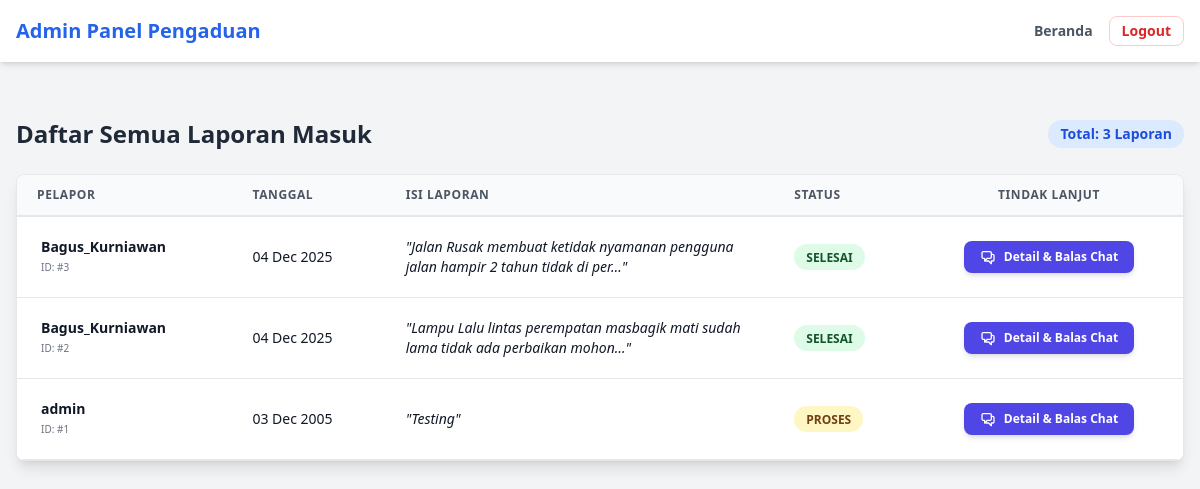
/admin-dashboard/ (signed in), run on an earlier commit of the app's database.
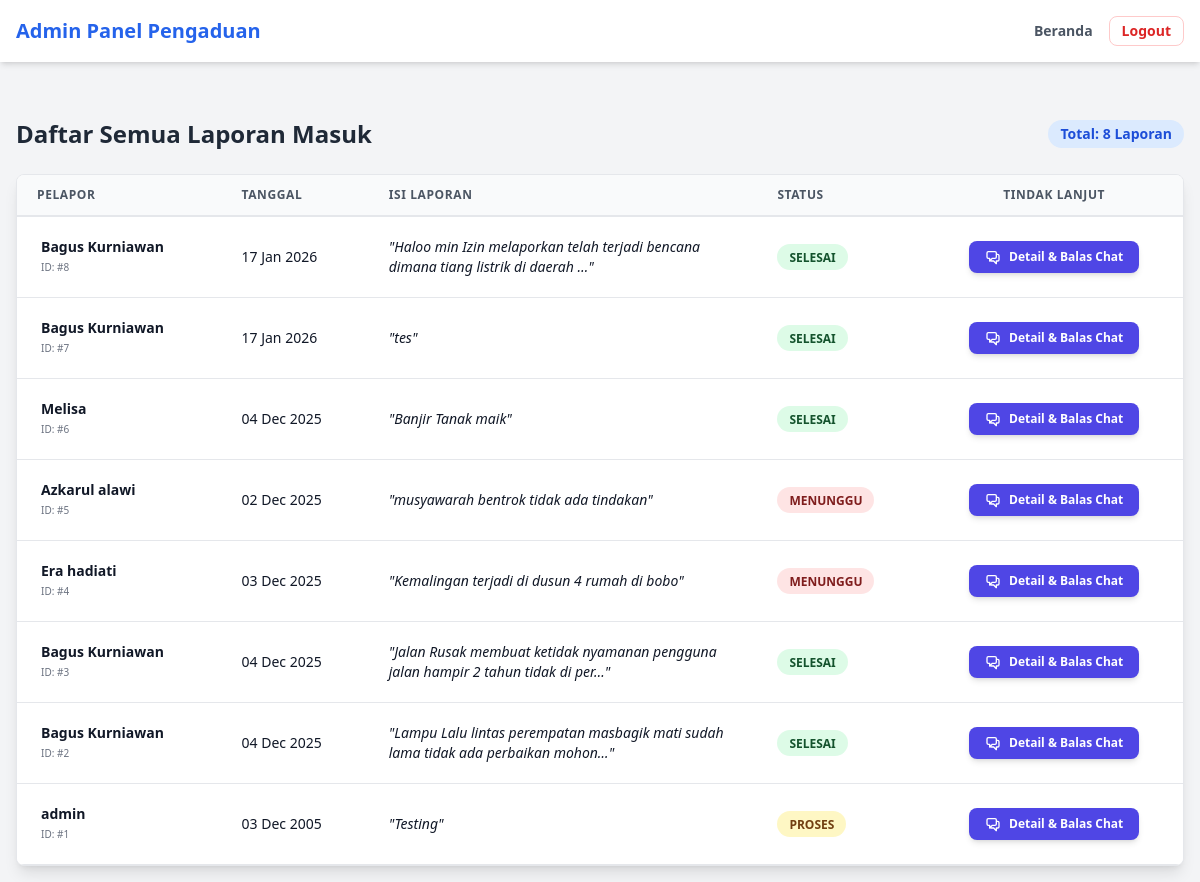
And on a later commit of the database.
### base/models.py (models this page shows, shortened)
class Pengaduan(models.Model):
    STATUS_CHOICES = [
        ('menunggu', 'Menunggu'),
        ('proses', 'Dalam Proses'),
        ('selesai', 'Selesai'),
    ]
    user = models.ForeignKey(settings.AUTH_USER_MODEL, on_delete=models.CASCADE, null=True, blank=True)
    tanggal_pelaporan = models.DateField()
    isi_laporan = models.TextField()
    gambar_bukti = models.ImageField(upload_to='bukti_laporan/', blank=True, null=True)
    status = models.CharField(max_length=20, choices=STATUS_CHOICES, default='menunggu')
    dibuat_pada = models.DateTimeField(auto_now_add=True)

class CustomUser(AbstractUser):
    username_validator = RegexValidator(
        regex=r'^[\w.@+\- ]+$',
        message='Username hanya boleh mengandung huruf, angka, simbol (@/./+/-/_) dan spasi.',
        flags=0
    )
    username = models.CharField(
        max_length=150,
        unique=True,
        help_text='Wajib. 150 karakter atau kurang. Huruf, angka, dan spasi @/./+/-/_ saja.',
        validators=[username_validator], # <--- Pasang validatornya disini
        error_messages={
            'unique': "Username ini sudah digunakan.",
        },
    )
    nik = models.CharField(max_length=16, unique=True, null=True, blank=True)

### base/views.py (the view)
# urls.py: path('admin-dashboard/', views.admin_dashboard, name='admin_dashboard'),
@user_passes_test(is_admin)
def admin_dashboard(request):
    laporan_list = Pengaduan.objects.all().order_by('-dibuat_pada')
    return render(request, 'admin_dashboard.html', {'laporan_list': laporan_list})

### base/views.py (called while the page is built)
def is_admin(user):
    return user.is_staff or user.is_superuser

### base/templates/admin_dashboard.html (shortened to what this page needs)
{% load static %}
<!DOCTYPE html>
<html lang="en">
<head>
    <script src="https://cdn.tailwindcss.com"></script>
</head>
<body class="bg-gray-100">
    <header class="bg-white shadow-md p-4 sticky top-0 z-50">
        <div class="flex justify-between items-center max-w-7xl mx-auto">
            <h1 class="text-xl font-bold text-blue-600">Admin Panel Pengaduan</h1>
            <div class="flex gap-4 items-center">
                <a href="{% url 'beranda' %}" class="text-gray-600 hover:text-blue-600 text-sm font-semibold">Beranda</a>
                <a href="{% url 'keluar' %}" class="text-red-600 hover:text-red-800 text-sm font-bold border border-red-200 px-3 py-1 rounded-lg">Logout</a>
            </div>
        </div>
    </header>
    <div class="max-w-7xl mx-auto mt-10 p-4">
        <div class="flex justify-between items-center mb-6">
            <h2 class="text-2xl font-bold text-gray-800">Daftar Semua Laporan Masuk</h2>
            <span class="bg-blue-100 text-blue-700 px-3 py-1 rounded-full text-sm font-bold">Total: {{ laporan_list.count }} Laporan</span>
        </div>
        <div class="bg-white rounded-lg shadow-lg overflow-hidden border border-gray-200">
            <div class="overflow-x-auto">
                <table class="min-w-full leading-normal">
                    <thead>
                        <tr>
                            <th class="px-5 py-3 border-b-2 border-gray-200 bg-gray-50 text-left text-xs font-semibold text-gray-600 uppercase tracking-wider">
                                Pelapor
                            </th>
                            <th class="px-5 py-3 border-b-2 border-gray-200 bg-gray-50 text-left text-xs font-semibold text-gray-600 uppercase tracking-wider">
                                Tanggal
                            </th>
                            <th class="px-5 py-3 border-b-2 border-gray-200 bg-gray-50 text-left text-xs font-semibold text-gray-600 uppercase tracking-wider w-1/3">
                                Isi Laporan
                            </th>
                            <th class="px-5 py-3 border-b-2 border-gray-200 bg-gray-50 text-left text-xs font-semibold text-gray-600 uppercase tracking-wider">
                                Status
                            </th>
                            <th class="px-5 py-3 border-b-2 border-gray-200 bg-gray-50 text-center text-xs font-semibold text-gray-600 uppercase tracking-wider">
                                Tindak Lanjut
                            </th>
                        </tr>
                    </thead>
                    <tbody>
                        {% for laporan in laporan_list %}
                        <tr class="hover:bg-gray-50 transition-colors">
                            <td class="px-5 py-5 border-b border-gray-200 bg-white text-sm">
                                <div class="flex items-center">
                                    <div class="ml-1">
                                        <p class="text-gray-900 whitespace-no-wrap font-bold">
                                            {{ laporan.user.username|default:"Anonim" }}
                                        </p>
                                        <p class="text-gray-500 text-[10px]">ID: #{{ laporan.id }}</p>
                                    </div>
                                </div>
                            </td>
                            <td class="px-5 py-5 border-b border-gray-200 bg-white text-sm">
                                <p class="text-gray-900 whitespace-no-wrap">
                                    {{ laporan.tanggal_pelaporan|date:"d M Y" }}
                                </p>
                            </td>
                            <td class="px-5 py-5 border-b border-gray-200 bg-white text-sm">
                                <p class="text-gray-900 whitespace-no-wrap italic">
                                    "{{ laporan.isi_laporan|truncatechars:80 }}"
                                </p>
                            </td>
                            <td class="px-5 py-5 border-b border-gray-200 bg-white text-sm">
                                {% if laporan.status == 'menunggu' %}
                                    <span class="relative inline-block px-3 py-1 font-semibold text-red-900 leading-tight">
                                        <span aria-hidden class="absolute inset-0 bg-red-200 opacity-50 rounded-full"></span>
                                        <span class="relative text-xs uppercase">Menunggu</span>
                                    </span>
                                {% elif laporan.status == 'proses' %}
                                    <span class="relative inline-block px-3 py-1 font-semibold text-yellow-900 leading-tight">
                                        <span aria-hidden class="absolute inset-0 bg-yellow-200 opacity-50 rounded-full"></span>
                                        <span class="relative text-xs uppercase">Proses</span>
                                    </span>
                                {% else %}
                                    <span class="relative inline-block px-3 py-1 font-semibold text-green-900 leading-tight">
                                        <span aria-hidden class="absolute inset-0 bg-green-200 opacity-50 rounded-full"></span>
                                        <span class="relative text-xs uppercase">Selesai</span>
                                    </span>
                                {% endif %}
                            </td>
                            <td class="px-5 py-5 border-b border-gray-200 bg-white text-sm text-center">
                                <a href="{% url 'detail_laporan' laporan.id %}" class="inline-flex items-center bg-indigo-600 hover:bg-indigo-800 text-white font-bold py-2 px-4 rounded-lg shadow-md transition duration-300 ease-in-out text-xs">
                                    Detail & Balas Chat
                                </a>
                            </td>
                        </tr>
                        {% empty %}
                        <tr>
                            <td colspan="5" class="px-5 py-10 border-b border-gray-200 bg-white text-sm text-center text-gray-500 italic">
                                Belum ada laporan masuk dari masyarakat.
                            </td>
                        </tr>
                        {% endfor %}
                    </tbody>
                </table>
            </div>
        </div>
    </div>
</body>
</html>

What changed in the data, as far as the page shows it:
added Pengaduan: user.username "Bagus Kurniawan", id "8", tanggal_pelaporan "17 Jan 2026", isi_laporan "Haloo min Izin melaporkan telah terjadi bencana dimana tiang listrik di daerah …", status "selesai" (drawn)
added Pengaduan: user.username "Bagus Kurniawan", id "7", tanggal_pelaporan "17 Jan 2026", isi_laporan "tes", status "selesai" (drawn)
added Pengaduan: user.username "Melisa", id "6", tanggal_pelaporan "04 Dec 2025", isi_laporan "Banjir Tanak maik", status "selesai" (drawn)
added Pengaduan: user.username "Azkarul alawi", id "5", tanggal_pelaporan "02 Dec 2025", isi_laporan "musyawarah bentrok tidak ada tindakan", status "menunggu" (drawn)
added Pengaduan: user.username "Era hadiati", id "4", tanggal_pelaporan "03 Dec 2025", isi_laporan "Kemalingan terjadi di dusun 4 rumah di bobo", status "menunggu" (drawn)
changed through a linked row, Pengaduan "Jalan Rusak membuat ketidak nyamanan pengguna jalan hampir 2 tahun tidak di per…": user.username "Bagus_Kurniawan" → "Bagus Kurniawan"
changed through a linked row, Pengaduan "Lampu Lalu lintas perempatan masbagik mati sudah lama tidak ada perbaikan mohon…": user.username "Bagus_Kurniawan" → "Bagus Kurniawan"
Also different on the page:
{{ laporan_list.count }}: "3" → "8"
